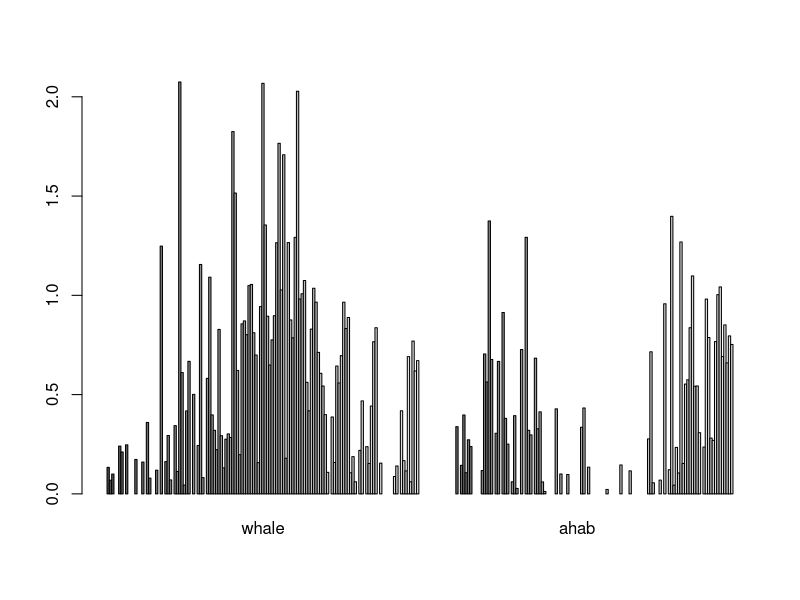
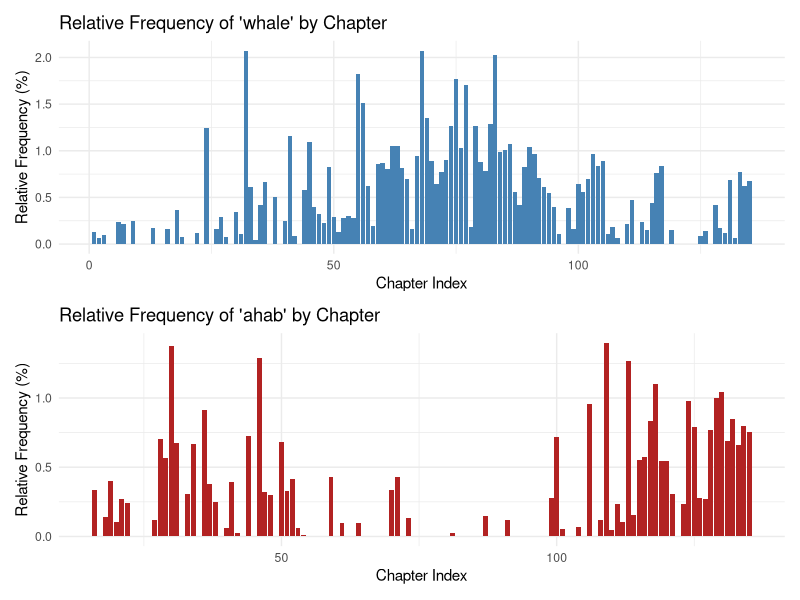

Reproduce these figures in R, in order.
# Chapter 5 : Token Distribution Analysis
# ----------------------------------------

# Section 5.1 : Cleaning the Workspace
# -------------------------------------
# Best Practice: Clear the R environment before starting a new task.
# Alternatively, the broom button in the Console or Environment tab works fine too.
rm(list = ls()) # like clear or cls
ls() # Confirm it's empty
# Expected output: character(0)

# Section 5.2 : Start-up Code for Chapter 5
# ------------------------------------------
# Load the full text line-by-line
text_v <- scan("data/text/melville.txt", what = "character", sep = "\n") 

# Identify where the actual novel starts
start_v <- which(text_v == "CHAPTER 1. Loomings.")

# Store all lines from the start of the novel to the end
novel_lines_v <- text_v[start_v:length(text_v)]

# Section 5.3 : Identifying Chapter Breaks with grep
# ---------------------------------------------------
# In Moby Dick, every chapter begins with the word "CHAPTER"
# followed by a space and one or more digits (chapter index)

# Goal: Work with a dummy line to check the regex
dummy_line <- "CHAPTER 17. The Ramadan."
# Does the pattern match?
grepl("^CHAPTER \\d+", dummy_line) # grepl() returns TRUE or FALSE; perfect for quick checks

# Locate chapter header lines using regex
chap_positions_v <- grep("^CHAPTER \\d+", novel_lines_v)

# Preview the matched lines
novel_lines_v[chap_positions_v]
head(novel_lines_v[chap_positions_v])

# The challenge: How do we know where the novel ends after the last chapter?
# Use tail() to inspect the final lines
tail(novel_lines_v) # This shows that the last line of the book is "THE END"

# See current start positions of all chapters
chap_positions_v

# Get the index of the last line in the text i.e. "THE END"
last_position_v <- length(novel_lines_v)

# Create updated chapter positions vector with end marker
chap_positions_v <- c(chap_positions_v, last_position_v)

# Section 5.4 : The for Loop and if Conditional
# ---------------------------------------------
# The challenge ahead: Figure out how to process the text (using for loops)

chap_positions_v[1] # Returns the position for CHAPTER 1
chap_positions_v[2] # Returns the position for CHAPTER 2

# Loop over all chapter positions
# This prints the actual line number in novel_lines_v where each chapter begins
for(i in 1:length(chap_positions_v)) {
  print(chap_positions_v[i])
}

# This loop gives more readable output, showing chapter number and position
for(i in 1:length(chap_positions_v)) {
  print(paste("Chapter", i, "begins at position", chap_positions_v[i]))
}

# Full loop with if condition to extract chapter text and compute word frequencies
# Create two empty lists to store chapter-level frequency data
chapter_raws_l <- list()  # Raw word counts 
chapter_freqs_l <- list() # Relative word frequencies (percent)

# Iterate over each chapter, excluding the last dummy "THE END" marker
# Automates chapter-wise text processing into two organized lists
for(i in 1:length(chap_positions_v)) {
  if(i != length(chap_positions_v)) {
    
    # Get the chapter title (e.g., "CHAPTER 1. Loomings.")
    chapter_title <- novel_lines_v[chap_positions_v[i]]
    
    # Define the text range: from line after current chapter start...
    start <- chap_positions_v[i] + 1
    
    # ...to the line before the next chapter start
    end <- chap_positions_v[i + 1] - 1
    
    # Extract lines of text for the chapter
    chapter_lines_v <- novel_lines_v[start:end]
    
    # Collapse all lines into a single string and convert to lowercase
    chapter_words_v <- tolower(paste(chapter_lines_v, collapse = " "))
    
    # Split the string into words using non-word character pattern
    chapter_words_l <- strsplit(chapter_words_v, "\\W")
    
    # Convert the list to a flat vector
    chapter_word_v <- unlist(chapter_words_l)
    
    # Remove empty strings that might occur due to punctuation or spacing
    chapter_word_v <- chapter_word_v[which(chapter_word_v != "")]
    
    # Compute raw word frequency table
    chapter_freqs_t <- table(chapter_word_v)
    
    # Save the raw frequency table in the list
    chapter_raws_l[[chapter_title]] <- chapter_freqs_t
    
    # Convert to relative frequencies (percent) and save
    chapter_freqs_t_rel <- 100 * (chapter_freqs_t / sum(chapter_freqs_t))
    chapter_freqs_l[[chapter_title]] <- chapter_freqs_t_rel
  }
}

# Section 5.6 : Accessing and Processing List Items
# --------------------------------------------------

# Vector Recycling: In R, when operations involve vectors of different lengths, 
# R automatically "recycles" the shorter vector to match the longer one.
# In our case, this could help if chapters had different word sets.

# rbind : Used to bind rows of data together
# For rbind to work, the rows must have the same number of columns
x <- c(1,2,3,4,5)
y <- c(6,7,8,9,10)
rbind(x, y)

y <- c(6,7,8,9,10,11)
rbind(x, y)

# More recycling: Multiplying with shorter vectors
x <- c(1,2,3,4,5,6)
y <- 2
x * y # Every item in vector x gets multiplied by 2

x <- c(1,2,3,4,5,6)
y <- c(2,3)
x * y # R recycles the shorter vector 'y' to match the length of 'x'

# lapply : A function in the "apply" family designed specifically to work with lists
?apply
?lapply

# Similar to a for loop, lapply is a function for iterating over elements in a list
x <- list(a = 1:10, b = 2:25, b = 100:1090)
# A list containing the mean for each object in the list 'x':
lapply(x, mean)

# Accessing the first item in the list and filtering to the word type 'whale'
chapter_freqs_l[[1]]["whale"]

# Instead of repeating that line for every chapter, use lapply
lapply(chapter_freqs_l, '[', 'whale')

# By adding '[' as the function argument to lapply, we tell it to apply
# bracketed sub-setting to each item in the list
whale_l <- lapply(chapter_freqs_l, '[', 'whale')

# do.call: Used when we want to apply a function (e.g., rbind) to every list item
?do.call

x <- list(1:3, 4:6, 7:9)
# Convert this list into a matrix
do.call(rbind, x)

# Now we can create a matrix where each chapter is a row and the
# column holds relative frequency values for the word 'whale'
whales_m <- do.call(rbind, whale_l)
head(whales_m)

# Creating another matrix for the word 'ahab'
ahab_l <- lapply(chapter_freqs_l, '[', 'ahab')
ahabs_m <- do.call(rbind, ahab_l)
head(ahabs_m)
tail(ahabs_m)

# cbind : Binds matrices column-wise
?cbind
x <- c(1,2,3,4,5,6)
y <- c(2,4,5,6,7,8)
z <- c(24,23,34,32,12,10)
test_m <- cbind(x,y,z)
test_m
# to access hte value held in the second row and third column in the test matrix
test_m[2,3]
test_m[2,] #show all values in the second row
test_m[,1] #show all values in the first column
test_m[,"y"] # access the column by its name

# extract each column as a vector (whale and ahab frequencies)
whales_v <- whales_m[,1]
ahabs_v <- ahabs_m[,1]
# These are numeric vectors where each value corresponds to one chapter

# Bind the vectors together as columns in a new matrix
whales_ahabs_m <- cbind(whales_v, ahabs_v)
dim(whales_ahabs_m) #check dimension
colnames(whales_ahabs_m) <- c("whale", "ahab")

# Base R plot : compare 'whale' and 'ahab" by chapter
barplot(whales_ahabs_m, beside=TRUE) 

# Enhanced plot (using ggplot2)
library(tidyverse)
library(patchwork)

# Get chapter indices
chapter_index <- 1:nrow(whales_ahabs_m)

# Create a clean data frame with chapter index
whales_ahabs_df <- whales_ahabs_m %>%
  as.data.frame() %>%
  mutate(chapter = chapter_index)


# Plot 1: 'whale'
plot_whale <- ggplot(whales_ahabs_df, aes(x = chapter, y = whale)) +
  geom_col(fill = "steelblue") +
  labs(
    title = "Relative Frequency of 'whale' by Chapter",
    x = "Chapter Index",
    y = "Relative Frequency (%)"
  ) +
  theme_minimal()

# Plot 2: 'ahab'
plot_ahab <- ggplot(whales_ahabs_df, aes(x = chapter, y = ahab)) +
  geom_col(fill = "firebrick") +
  labs(
    title = "Relative Frequency of 'ahab' by Chapter",
    x = "Chapter Index",
    y = "Relative Frequency (%)"
  ) +
  theme_minimal()

# Combine vertically
plot_whale / plot_ahab



